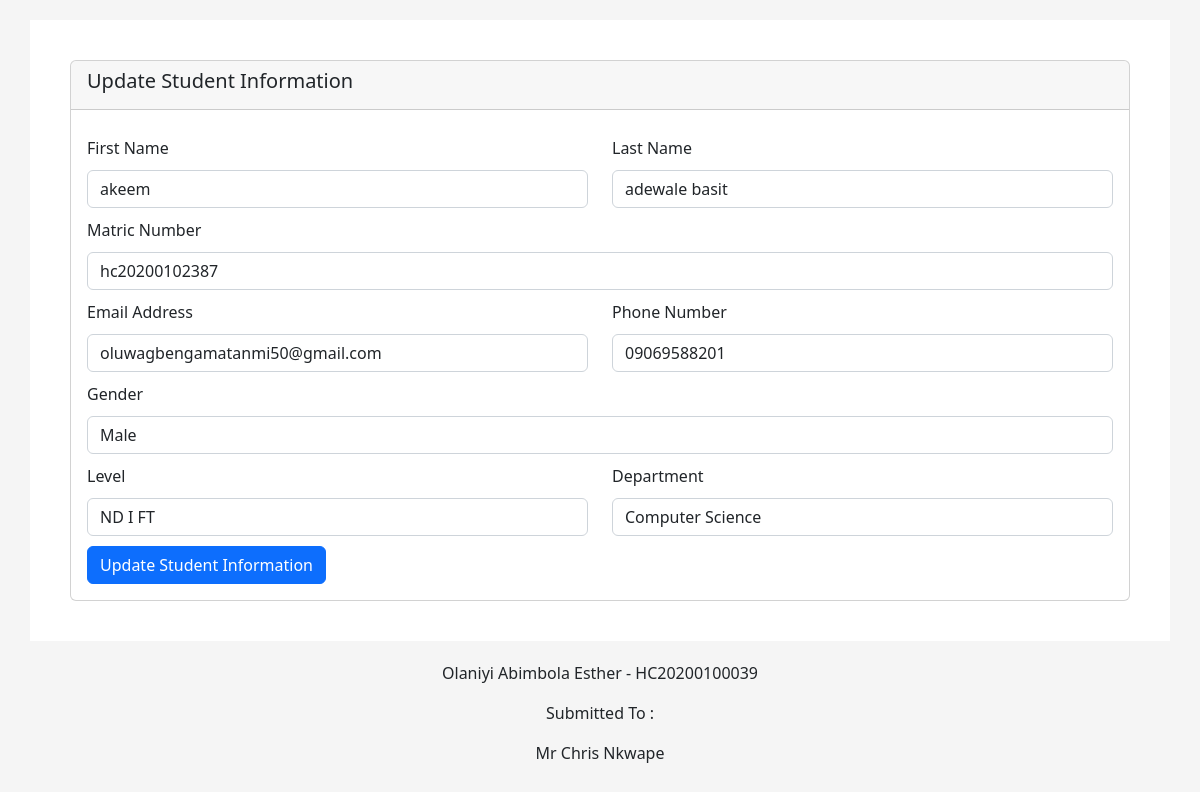
Page /edit.php?id=2 on the committed database.
### tables this page shows
CREATE TABLE `students` (
  `id` int(11) NOT NULL,
  `matric_number` varchar(20) NOT NULL,
  `first_name` varchar(50) NOT NULL,
  `last_name` varchar(50) NOT NULL,
  `email` varchar(200) NOT NULL,
  `phone` varchar(50) NOT NULL,
  `gender` varchar(10) NOT NULL,
  `level` varchar(10) NOT NULL,
  `department` int(11) NOT NULL,
  `created_at` timestamp NOT NULL DEFAULT current_timestamp(),
  `updated_at` timestamp NOT NULL DEFAULT current_timestamp()
);

### edit.php (the view, shortened to what this page needs)
<?php
 	require_once 'core/config.php';
 	if (isset($_GET['id'])) {
 		$id = $_GET['id'];
 		$sql = $db->query("SELECT * FROM students WHERE id='$id'");
 		$student_info = $sql->fetch(PDO::FETCH_ASSOC);
 	}
 ?>
<!DOCTYPE html>
<html>
<head>
	<link rel="stylesheet" type="text/css" href="css/bootstrap.css">
	<link rel="stylesheet" type="text/css" href="css/css.css">
</head>
<body>
	<section id="main">
		<div class="container">
			<div class="row">
				<div class="col-lg-12 col-md-12 col-sm-12 col-xs-12">
					<div class="card card-default">
						<div class="card-header">
							<h5 class="card-title">Update Student Information</h5>
						</div>
						<div class="card-body">
							<form method="post">
								<div class="row">
									<div class="col-sm-6">
										<div class="form-group">
											<label>First Name</label>
											<input type="text" value="<?= $student_info['first_name'] ?>" class="form-control" required name="first_name" placeholder="First Name">
										</div>
									</div>
									<div class="col-sm-6">
										<div class="form-group">
											<label>Last Name</label>
											<input type="text" class="form-control" value="<?= $student_info['last_name'] ?>" required placeholder="Last Name" name="last_name">
										</div>
									</div>
									<div class="col-sm-12">
										<div class="form-group">
											<label>Matric Number</label>
											<input type="text" class="form-control" value="<?= $student_info['matric_number'] ?>" required placeholder="Matric Number" name="matric">
										</div>
									</div>
									<div class="col-sm-6">
										<div class="form-group">
											<label>Email Address</label>
											<input type="email" class="form-control" value="<?= $student_info['email'] ?>" required placeholder="Email" name="email">
										</div>
									</div>
									<div class="col-sm-6">
										<div class="form-group">
											<label>Phone Number</label>
											<input type="text" class="form-control" value="<?= $student_info['phone'] ?>" required placeholder="Phone Number" name="phone">
										</div>
									</div>
									<div class="col-sm-12">
										<div class="form-group">
											<label>Gender</label>
											<select class="form-control" required name="gender">
												<?php
													foreach(array('male','female') as $value){
														?>
														<option value="<?= $value ?>" <?= ($student_info['gender'] == $value) ? "selected" : ""?> ><?= ucwords($value) ?></option>
														<?php
													}
												 ?>
											</select>
										</div>
									</div>
									<div class="col-sm-6">
										<div class="form-group">
											<label>Level</label>
											<select class="form-control" name="level" required>
												<?php
													foreach (array('ND I FT','ND II FT','ND I DPT','ND II DPT','ND RPTY1','ND RPTY2','ND RPTY3','HND I FT','HND II FT','HND I DPT','HND II DPT') as $value) {
														?>
														<option value="<?= $value ?>" <?= ($student_info['level'] == $value) ? "selected" : ""?>><?= $value ?></option>
														<?php
													}
												?>
											</select>
										</div>
									</div>
									<div class="col-sm-6">
										<div class="form-group">
											<label>Department</label>
											<select class="form-control" name="department" required >
												<?php
													$sql = $db->query("SELECT * FROM department ORDER BY name");
													while ($rs = $sql->fetch(PDO::FETCH_ASSOC)) {
														?>
														<option value="<?= $rs['id'] ?>"><?= ucwords($rs['name']) ?></option>
														<?php
													}
												 ?>
											</select>
										</div>
									</div>
								</div>
								<div class="form-group">
									<input type="submit" class="btn btn-primary" value="Update Student Information" name="update">
								</div>
							</form>
						</div>
					</div>
				</div>
			</div>
		</div>
	</section>
	<?php require_once 'footer.php'; ?>
</body>
</html>

### css/css.css (style rules this page uses)
body { background-color: #f5f5f5; }
#main { margin-top: 20px; margin-bottom: 20px; }
#main .container { background-color: #fff; padding: 40px; }
.form-group { margin-top: 10px; }
.form-control { margin-top: 10px; }

### rows in the picture
students: first_name "akeem", last_name "adewale basit", matric "hc20200102387", email "oluwagbengamatanmi50@gmail.com", phone "09069588201", gender "Male", level "ND I FT"

### other values in the picture
form field department "Computer Science"
